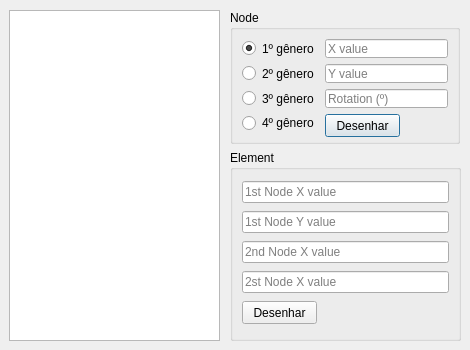
<?xml version="1.0" encoding="UTF-8"?>
<ui version="4.0">
 <class>Dialog</class>
 <widget class="QDialog" name="Dialog">
  <property name="geometry">
   <rect>
    <x>0</x>
    <y>0</y>
    <width>470</width>
    <height>350</height>
   </rect>
  </property>
  <property name="minimumSize">
   <size>
    <width>470</width>
    <height>350</height>
   </size>
  </property>
  <property name="windowTitle">
   <string>Draw Tool</string>
  </property>
  <property name="windowIcon">
   <iconset>
    <normaloff>icons/draw.png</normaloff>icons/draw.png</iconset>
  </property>
  <widget class="QGroupBox" name="groupBox">
   <property name="geometry">
    <rect>
     <x>230</x>
     <y>10</y>
     <width>230</width>
     <height>134</height>
    </rect>
   </property>
   <property name="title">
    <string>Node</string>
   </property>
   <layout class="QGridLayout" name="gridLayout_2">
    <item row="0" column="0">
     <widget class="QRadioButton" name="radioButton">
      <property name="text">
       <string>1º gênero</string>
      </property>
      <property name="checked">
       <bool>true</bool>
      </property>
     </widget>
    </item>
    <item row="0" column="1">
     <widget class="QLineEdit" name="lineEdit">
      <property name="placeholderText">
       <string>X value</string>
      </property>
     </widget>
    </item>
    <item row="1" column="0">
     <widget class="QRadioButton" name="radioButton_2">
      <property name="text">
       <string>2º gênero</string>
      </property>
     </widget>
    </item>
    <item row="1" column="1">
     <widget class="QLineEdit" name="lineEdit_2">
      <property name="placeholderText">
       <string>Y value</string>
      </property>
     </widget>
    </item>
    <item row="2" column="0">
     <widget class="QRadioButton" name="radioButton_3">
      <property name="text">
       <string>3º gênero</string>
      </property>
     </widget>
    </item>
    <item row="2" column="1">
     <widget class="QLineEdit" name="lineEdit_3">
      <property name="placeholderText">
       <string>Rotation (º)</string>
      </property>
     </widget>
    </item>
    <item row="3" column="0">
     <widget class="QRadioButton" name="radioButton_4">
      <property name="text">
       <string>4º gênero</string>
      </property>
     </widget>
    </item>
    <item row="3" column="1">
     <widget class="QPushButton" name="pushButton">
      <property name="minimumSize">
       <size>
        <width>75</width>
        <height>23</height>
       </size>
      </property>
      <property name="maximumSize">
       <size>
        <width>75</width>
        <height>23</height>
       </size>
      </property>
      <property name="text">
       <string>Desenhar</string>
      </property>
     </widget>
    </item>
   </layout>
  </widget>
  <widget class="QGroupBox" name="groupBox_2">
   <property name="geometry">
    <rect>
     <x>230</x>
     <y>150</y>
     <width>231</width>
     <height>191</height>
    </rect>
   </property>
   <property name="title">
    <string>Element</string>
   </property>
   <layout class="QGridLayout" name="gridLayout">
    <item row="0" column="0">
     <widget class="QLineEdit" name="lineEdit_4">
      <property name="placeholderText">
       <string>1st Node X value</string>
      </property>
     </widget>
    </item>
    <item row="1" column="0">
     <widget class="QLineEdit" name="lineEdit_5">
      <property name="placeholderText">
       <string>1st Node Y value</string>
      </property>
     </widget>
    </item>
    <item row="2" column="0">
     <widget class="QLineEdit" name="lineEdit_7">
      <property name="placeholderText">
       <string>2nd Node X value</string>
      </property>
     </widget>
    </item>
    <item row="3" column="0">
     <widget class="QLineEdit" name="lineEdit_8">
      <property name="placeholderText">
       <string>2st Node X value</string>
      </property>
     </widget>
    </item>
    <item row="4" column="0">
     <widget class="QPushButton" name="pushButton_2">
      <property name="minimumSize">
       <size>
        <width>75</width>
        <height>23</height>
       </size>
      </property>
      <property name="maximumSize">
       <size>
        <width>75</width>
        <height>23</height>
       </size>
      </property>
      <property name="text">
       <string>Desenhar</string>
      </property>
     </widget>
    </item>
   </layout>
  </widget>
  <widget class="QListView" name="listView">
   <property name="geometry">
    <rect>
     <x>9</x>
     <y>10</y>
     <width>211</width>
     <height>331</height>
    </rect>
   </property>
  </widget>
 </widget>
 <resources/>
 <connections/>
</ui>
